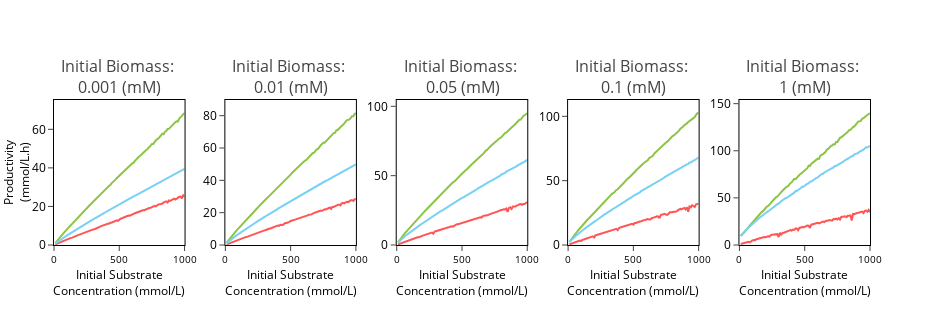

Notebook cell for this chart:
### Code cell
xaxis_titles = ['Productivity<br>(mmol/L.h)']
for j,metric in enumerate(['productivity']):
    titles = ["Initial Biomass: <br>"+str(sub_conc)+" (mM)" for sub_conc in pecaso_dict.keys()]
    fig = subplots.make_subplots(rows=1, cols=5, subplot_titles=titles,print_grid=False, horizontal_spacing=0.05)
    for i,sub_conc in enumerate(pecaso_dict.keys()):

        fig.add_trace(go.Scatter(x=pecaso_dict[sub_conc]['initial_substrate'], 
                                 y=pecaso_dict[sub_conc]['ts_best'][metric],
                                 name='Optimized Two Stage',
                                 legendgroup='ts_best', line={'color': '#8DC447'},
                                 showlegend=False), row=1, col=i+1)
        fig.add_trace(go.Scatter(x=pecaso_dict[sub_conc]['initial_substrate'], 
                                 y=pecaso_dict[sub_conc]['ts_sub'][metric],
                                 name='Traditional Two Stage',
                                 legendgroup='ts_sub', line={'color': '#FF5555'},
                                 showlegend=False), row=1, col=i+1)
        fig.add_trace(go.Scatter(x=pecaso_dict[sub_conc]['initial_substrate'], 
                                 y=pecaso_dict[sub_conc]['os_best'][metric],
                                 name='Best One Stage',
                                 legendgroup='os_best', line={'color': '#76D1F4'},
                                 showlegend=False), row=1, col=i+1)
        fig.update_yaxes(range=(0,1.1*max(max(pecaso_dict[sub_conc]['ts_best'][metric]),
                                          max(pecaso_dict[sub_conc]['os_best'][metric]),
                                          max(pecaso_dict[sub_conc]['ts_sub'][metric]))),row=1, col=i+1)
        if i==0:
            fig.update_yaxes(showline=True, linewidth=1, linecolor='black', mirror=True, zeroline=False,
                             title_text=xaxis_titles[j],
                             title_font=dict(size=12, color='black'),
                             title_standoff=0,
                             automargin=True, row=1, col=i+1)

    fig.update_xaxes(showline=True, linewidth=1, linecolor='black', mirror=True, zeroline=False,
                     title_text='Initial Substrate<br>Concentration (mmol/L)',
                     title_font=dict(size=12, color='black'),
                     tickfont=dict(size=10, color='black'),
                     title_standoff=0, showexponent='all',exponentformat='power',
                     range=(0,1000),
                     automargin=False,
                     ticks='outside',
                     nticks=5,
                     showgrid=False)
    fig.update_yaxes(showline=True, linewidth=1, linecolor='black', mirror=True, zeroline=False,
                     tickangle=0,
                     ticks='outside',
                     tickfont=dict(size=12, color='black'),
                     showgrid=False)
    fig.update_layout(width=950,
                      height=325,
                      margin={'l':8})
    #fig.update_annotations(dict(font=dict(size=16, color='black')))

    plot(fig)
if not os.path.exists('images'):
    os.mkdir('images')
#pio.write_image(fig, 'images/substrate_sensitivity_objA.svg')
